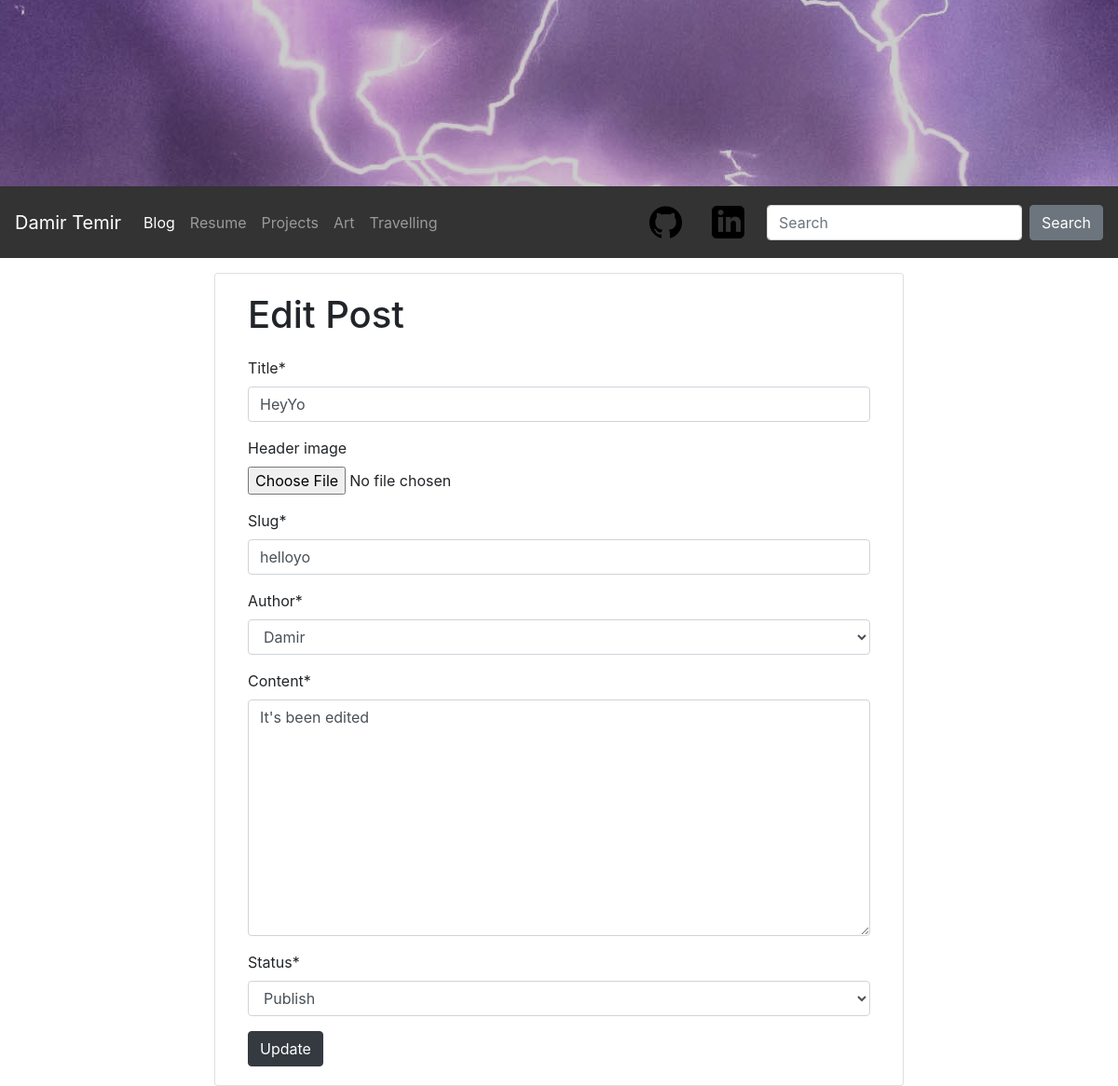
The app's page /blog/helloyo/edit with its own data.
### blog/models.py (models this page shows, shortened)
class Post(models.Model):
    title = models.CharField(max_length=100, unique=True)
    header_image = models.ImageField(null=True, blank=True, upload_to="images/")
    slug = models.SlugField(max_length=100, unique=True)
    author = models.ForeignKey(User, on_delete=models.CASCADE, related_name='blog_posts')
    updated_on = models.DateTimeField(auto_now=True)
    content = models.TextField()
    created_on = models.DateTimeField(auto_now_add=True)
    status = models.IntegerField(choices=STATUS, default=0)
    class Meta:
        ordering = ['-created_on']

### blog/views.py (the view)
# urls.py: path('<slug:slug>/edit', views.EditPostView.as_view(), name='edit_post'),
class EditPostView(UpdateView):
    model = Post
    template_name = 'blog/edit_post.html'
    form_class = EditForm

### blog/forms.py
class EditForm(forms.ModelForm):
    class Meta:
        model = Post
        fields = ('title', 'header_image', 'slug', 'author', 'content', 'status')

### blog/templates/blog/edit_post.html (shortened to what this page needs)
{% extends 'blog/nav.html' %}
{% load crispy_forms_tags %}
{% load static %}
{% block content %}
    <body>
        <div class="container align-items-center">
        <div class="col-md-8 card mx-auto mt-3 ">
          <div class="card-body">
              <h1>Edit Post</h1>
            <form method="POST" style="margin-top: 1.3em;">
                {{ form|crispy}}
              <button type="submit" class="btn btn-dark">Update</button>
            </form>
          </div>
        </div>
        </div>
    </body>
{% endblock content %}

### records on screen
Post: title "HeyYo", slug "helloyo", author "Damir", content "It's been edited", status "Publish"
